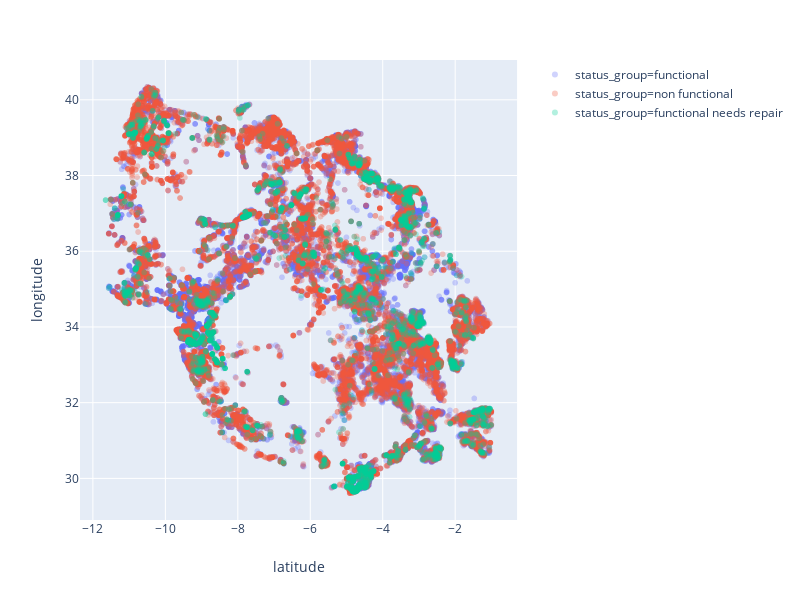

Notebook code cell kept with this figure:
### Code cell
fig = px.scatter(train, x='latitude', y='longitude', color='status_group', 
                 opacity=0.3, width = 800)
fig.update_layout(mapbox_style='stamen-terrain')
fig.show()

### Figure 1 — Plotly figure (JSON) as saved in the notebook; plotly's stock layout.template omitted (floating-point values rounded to 4 significant figures; data arrays with more than 128 entries replaced by an {"elided": "..."} marker saying what was removed)
{"data": [{"hoverlabel": {"namelength": 0}, "hovertemplate": "status_group=functional<br>latitude=%{x}<br>longitude=%{y}", "legendgroup": "status_group=functional", "marker": {"color": "#636efa", "opacity": 0.3, "symbol": "circle"}, "mode": "markers", "name": "status_group=functional", "showlegend": true, "type": "scattergl", "x": {"elided": "25807 float values"}, "xaxis": "x", "y": {"elided": "25807 float values"}, "yaxis": "y"}, {"hoverlabel": {"namelength": 0}, "hovertemplate": "status_group=non functional<br>latitude=%{x}<br>longitude=%{y}", "legendgroup": "status_group=non functional", "marker": {"color": "#EF553B", "opacity": 0.3, "symbol": "circle"}, "mode": "markers", "name": "status_group=non functional", "showlegend": true, "type": "scattergl", "x": {"elided": "18259 float values"}, "xaxis": "x", "y": {"elided": "18259 float values"}, "yaxis": "y"}, {"hoverlabel": {"namelength": 0}, "hovertemplate": "status_group=functional needs repair<br>latitude=%{x}<br>longitude=%{y}", "legendgroup": "status_group=functional needs repair", "marker": {"color": "#00cc96", "opacity": 0.3, "symbol": "circle"}, "mode": "markers", "name": "status_group=functional needs repair", "showlegend": true, "type": "scattergl", "x": {"elided": "3454 float values"}, "xaxis": "x", "y": {"elided": "3454 float values"}, "yaxis": "y"}], "layout": {"height": 600, "legend": {"tracegroupgap": 0}, "mapbox": {"style": "stamen-terrain"}, "margin": {"t": 60}, "width": 800, "xaxis": {"anchor": "y", "autorange": true, "domain": [0, 0.98], "range": [-12.36, -0.2862], "title": {"text": "latitude"}, "type": "linear"}, "yaxis": {"anchor": "x", "autorange": true, "domain": [0, 1], "range": [28.9, 41.05], "title": {"text": "longitude"}, "type": "linear"}}}
